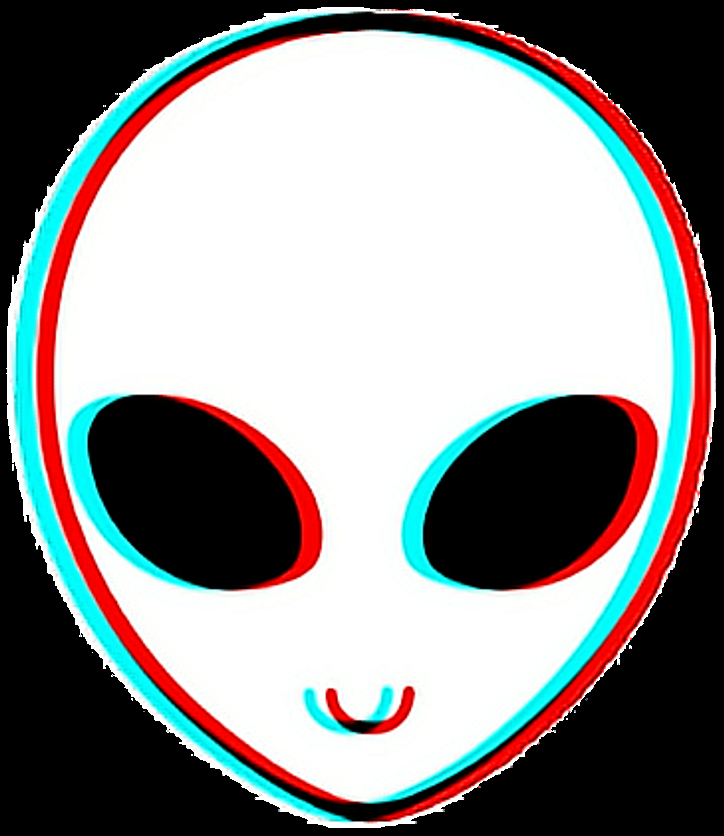
#> input picture Face Detection/face_filter/photos/PngItem_1361499.png, 724 x 836 px, found by its file name
$ python face_filters.py
#> lines starting #> are read from the running program, lines starting #| are printed output that depends on the picture
import cv2
import numpy as np

# [86 lines left out: functions non_square_sticker, stickers_on_eyes_and_lips, chess_face, mirror_filter, not called in this run]

cap = cv2.VideoCapture(0)
face_detector = cv2.CascadeClassifier(cv2.data.haarcascades + "haarcascade_frontalface_default.xml")
eye_detector = cv2.CascadeClassifier(cv2.data.haarcascades + "haarcascade_eye.xml")
mouth_detector = cv2.CascadeClassifier(cv2.data.haarcascades + "haarcascade_smile.xml")

sticker = cv2.imread('face_filter/photos/PngItem_1361499.png', -1)
#> sticker is the input picture: shape (836, 724, 4); mean B, G, R, A 143, 143.4, 142.2, 185.2
eye_sticker = cv2.imread('face_filter/photos/eye.png', -1)
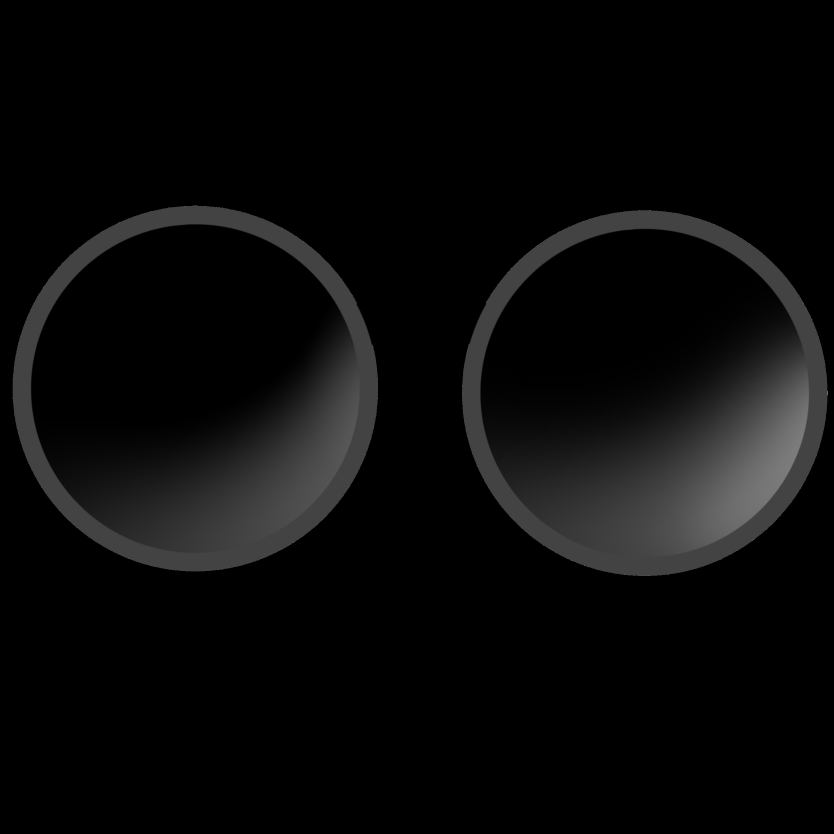
#> input picture Face Detection/face_filter/photos/eye.png, 2500 x 2500 px, found by its file name (shown at 1/3 size)
#> eye_sticker is the input picture: shape (2500, 2500, 4); mean B, G, R, A 9.6, 9.6, 9.7, 77.2
lip_sticker = cv2.imread('face_filter/photos/lips.png', -1)
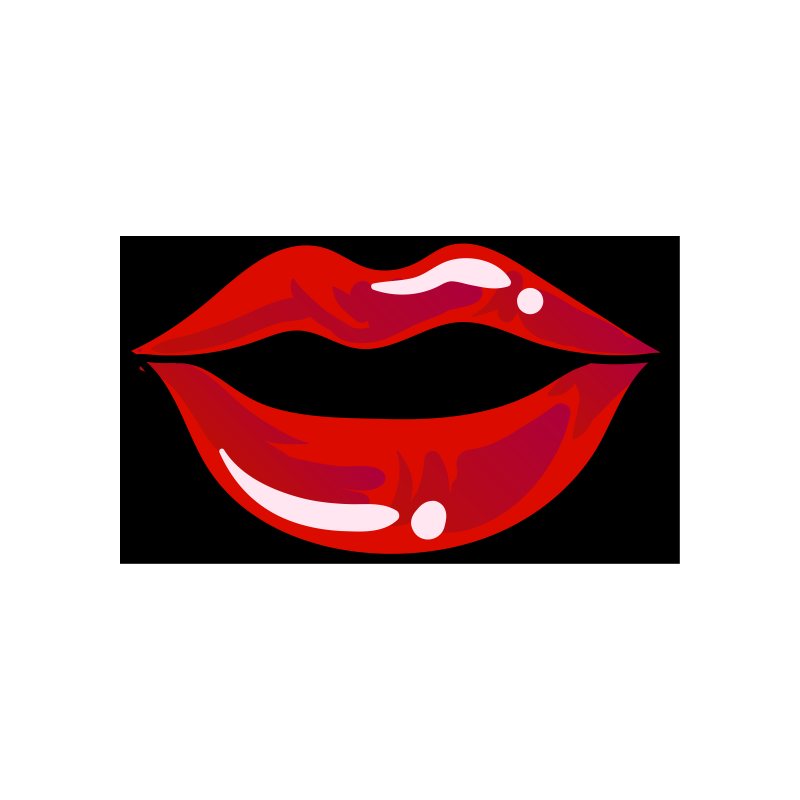
#> input picture Face Detection/face_filter/photos/lips.png, 4000 x 4000 px, found by its file name (shown at 1/5 size)
#> lip_sticker is the input picture: shape (4000, 4000, 4); mean B, G, R, A 187, 186, 209.2, 48.8

current_filter = None

while True:
    _, frame = cap.read()
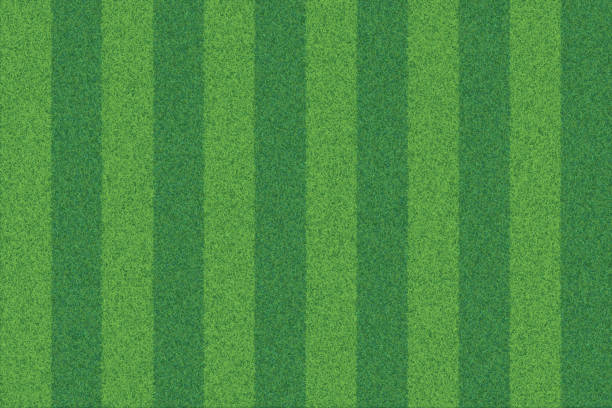
#> input picture Face Detection/football_pitch/istockphoto-1208398773-612x612.jpg, 612 x 408 px, given in place of the camera
#> frame is the input picture: shape (408, 612, 3); mean B, G, R 68.1, 141.4, 74.6

    key = cv2.waitKey(25) & 0xFF
#> (key q is pressed here)
    if key == ord('1'):
        current_filter = 'non_square_sticker'
    elif key == ord('2'):
        current_filter = 'stickers_on_eyes_and_lips'
    elif key == ord('3'):
        current_filter = 'chess_face'
    elif key == ord('4'):
        current_filter = 'mirror_filter'
    elif key == ord('q'):
        break

    if current_filter == 'non_square_sticker':
        frame = non_square_sticker(frame, face_detector, sticker)
    elif current_filter == 'stickers_on_eyes_and_lips':
        frame = stickers_on_eyes_and_lips(frame, face_detector, eye_detector, mouth_detector, eye_sticker, lip_sticker)
    elif current_filter == 'chess_face':
        frame = chess_face(frame, face_detector)
    elif current_filter == 'mirror_filter':
        frame = mirror_filter(frame)

    cv2.imshow("result", frame)
